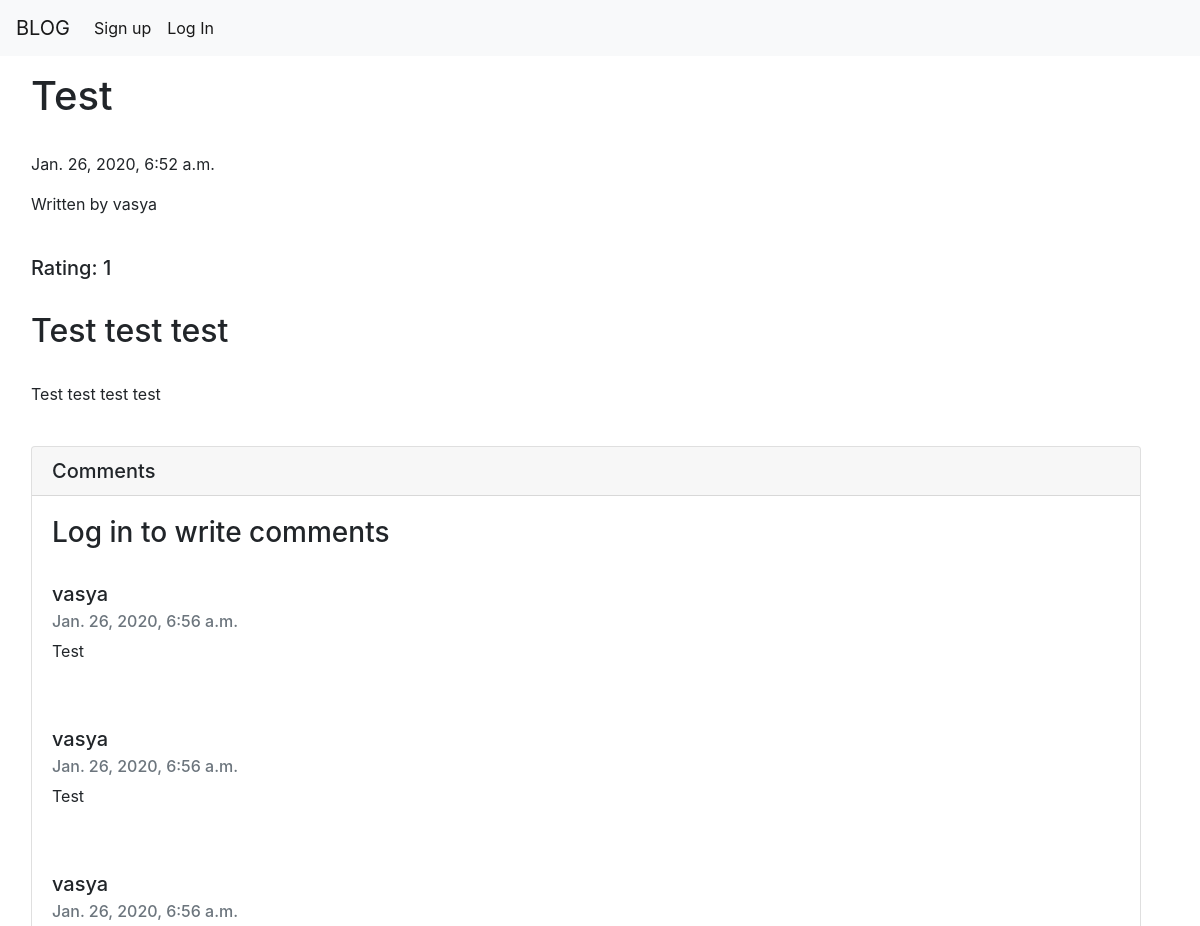
/post/1 (upper part), run on an earlier commit of the app's database.
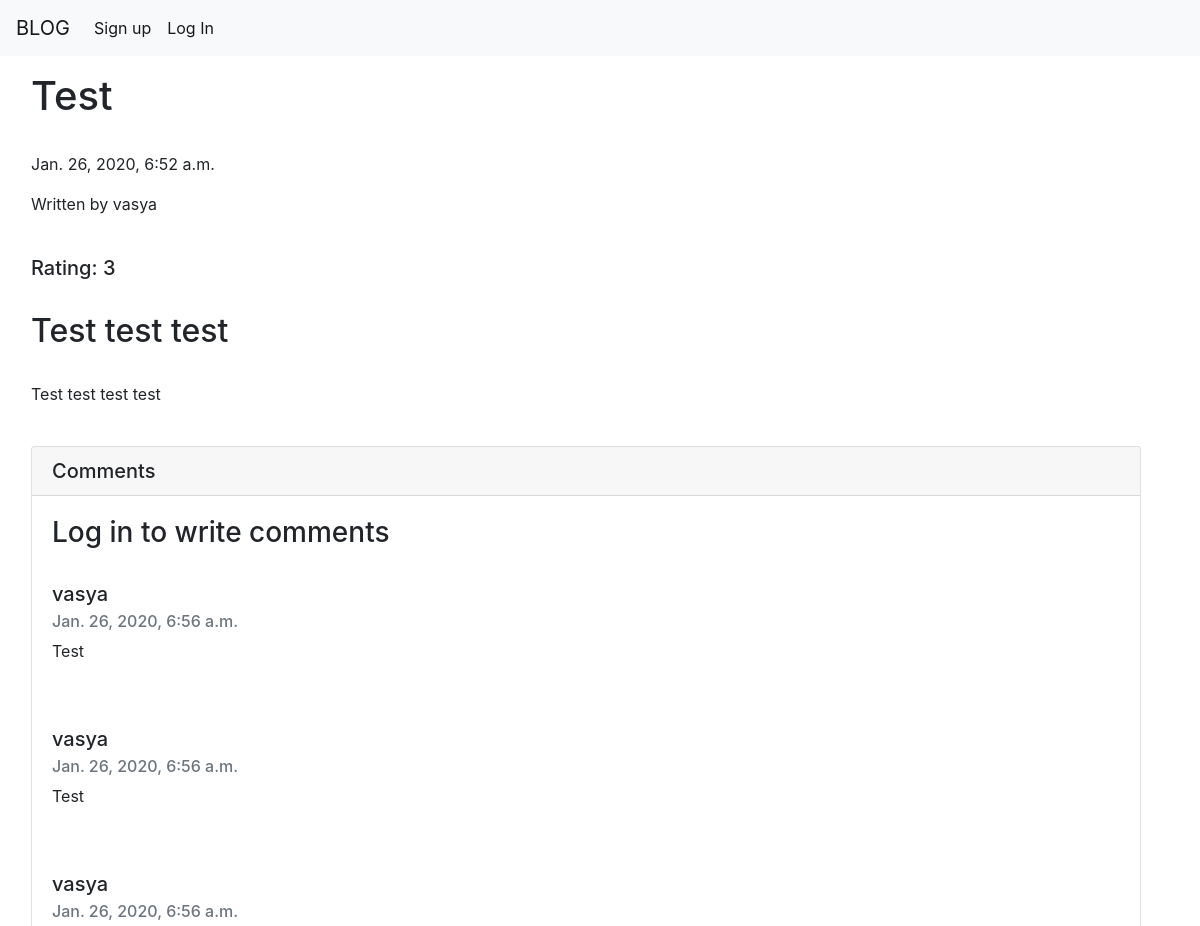
And on a later commit of the database.
### blog_app/models.py (models this page shows)
class Post(models.Model):
    user = models.ForeignKey(User, on_delete=models.CASCADE, related_name='post')
    name = models.CharField(max_length=128)
    description = models.CharField(max_length=512)
    text = models.CharField(max_length=100000)
    date = models.DateTimeField(auto_now_add=True)
    liked_users = [models.ForeignKey(User, on_delete=models.SET_NULL, null=True)]
    rating = models.IntegerField(default=0)

### blog_app/views.py (the view, shortened to what this page needs)
# urls.py: path('post/<int:post_id>', views.post_page, name='post_page'),
def post_page(request, post_id):
    try:
        context = dict()
        context['form'] = CommentForm()
        post = Post.objects.get(pk=post_id)
        context['post'] = post
        comments = Comment.objects.filter(post_id=post_id).order_by('-date')
        context['comments'] = comments
        return render(request, 'post.html', context)
    except Post.DoesNotExist:
        raise Http404

### templates/post.html (shortened to what this page needs)
{% extends "base.html" %}
{% block content %}
    <h1>{{ post.name }}</h1>
    <br>
    <p>{{ post.date }}</p>
    <p>Written by {{ post.user.username }}</p>
    <br>
    <h5>Rating: {{ post.rating }}</h5>
    <br>
    <h2>{{ post.description }}</h2>
    <br>
    <p>{{ post.text }}</p>
    <br>
    <div class="card">
        <h5 class="card-header">Comments</h5>
        <div class="card-body">
            {% if request.user.is_authenticated %}
                <form method="POST">
                    {% csrf_token %}
                    {{ form.as_p }}
                    <input class="btn btn-primary" type="submit" value="Send comment">
                </form>
            {% else %}
                <h3> Log in to write comments</h3>
            {% endif %}
            {% for each in comments %}
                <br>
                <h5 class="card-title">{{ each.user.username }}</h5>
                <h6 class="card-subtitle mb-2 text-muted">{{ each.date }}</h6>
                <p class="card-text">{{ each.text }}</p>
                <br>
            {% endfor %}
        </div>
    </div>
{% endblock %}

What changed in the data, as far as the page shows it:
changed Post "Test": rating "1" → "3"
